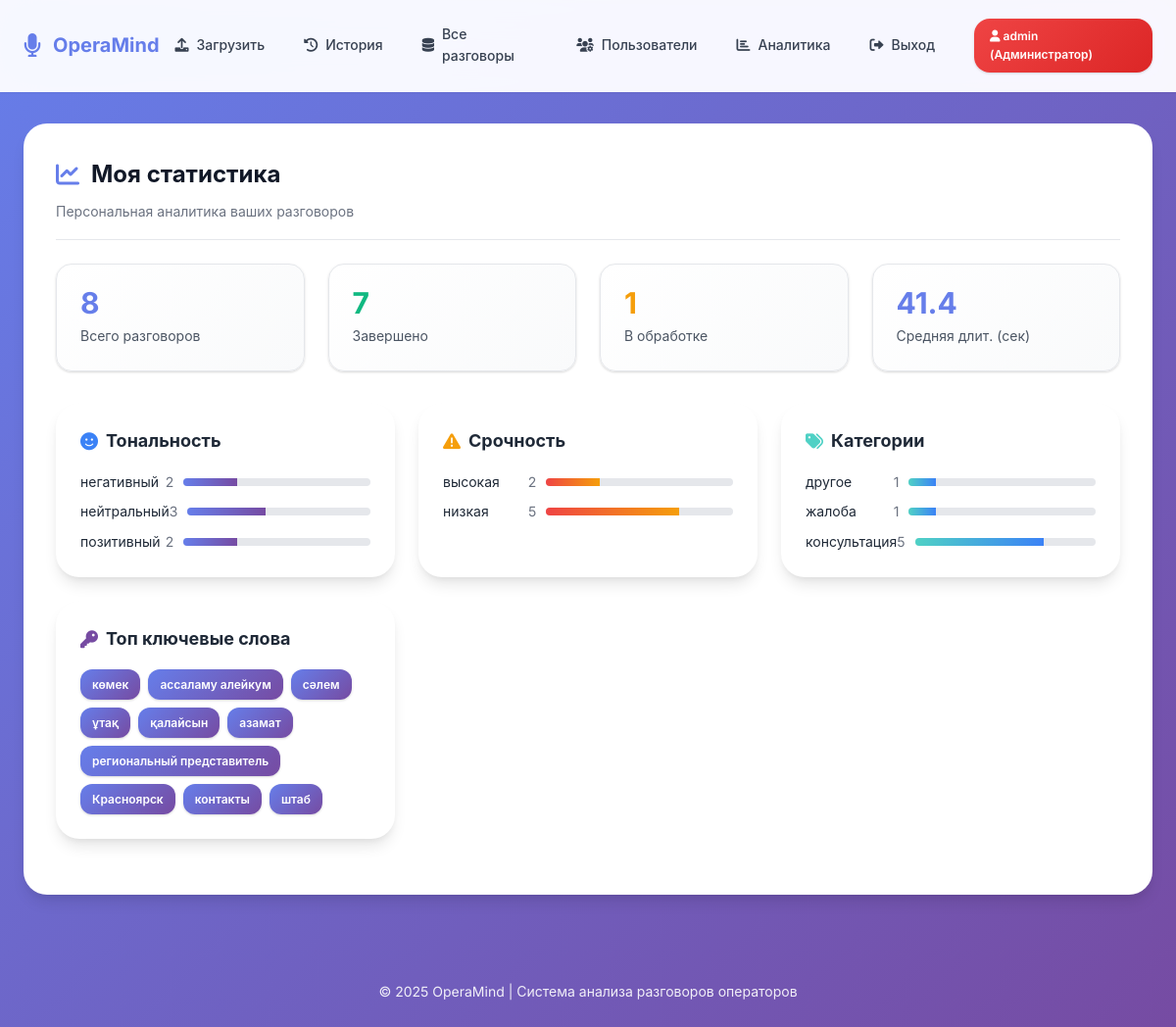
The app's page /stats (signed in) with its own data.
### models.py (models this page shows, shortened)
class User(UserMixin, db.Model):
    id = db.Column(db.Integer, primary_key=True)
    username = db.Column(db.String(80), unique=True, nullable=False)
    password_hash = db.Column(db.String(200), nullable=False)
    email = db.Column(db.String(120), unique=True, nullable=True)
    created_at = db.Column(db.DateTime, default=datetime.utcnow)
    last_login = db.Column(db.DateTime)
    is_active = db.Column(db.Boolean, default=True)
    role = db.Column(db.Enum(UserRole), default=UserRole.OPERATOR, nullable=False)
    is_admin = db.Column(db.Boolean, default=False)
    full_name = db.Column(db.String(200))
    department = db.Column(db.String(100))
    phone = db.Column(db.String(20))
    conversations = db.relationship('Conversation', backref='user', lazy=True, cascade='all, delete-orphan')
    @property
    def is_administrator(self):
        return self.role == UserRole.ADMIN or self.is_admin
    @property
    def role_display(self):
        role_names = {
            UserRole.USER: "Пользователь",
            UserRole.OPERATOR: "Оператор",
            UserRole.ADMIN: "Администратор"
        }
        return role_names.get(self.role, "Неизвестно")

class Analysis(db.Model):
    id = db.Column(db.Integer, primary_key=True)
    conversation_id = db.Column(db.Integer, db.ForeignKey('conversation.id'), nullable=False)
    transcript = db.Column(db.Text)
    topic = db.Column(db.String(100))
    category = db.Column(db.String(50))
    sentiment = db.Column(db.String(50))
    urgency = db.Column(db.String(50))
    keywords = db.Column(db.Text)
    summary = db.Column(db.Text)
    detailed_analysis = db.Column(db.Text)
    operator_quality = db.Column(db.String(50))
    recommendations = db.Column(db.Text)
    quality_score = db.Column(db.Float)
    response_time_rating = db.Column(db.String(20))
    politeness_rating = db.Column(db.String(20))
    problem_solved = db.Column(db.Boolean)
    created_at = db.Column(db.DateTime, default=datetime.utcnow)

### app.py (the view)
@app.route('/stats')
@login_required
def user_stats():
    user_id = current_user.id
    total = Conversation.query.filter_by(user_id=user_id).count()
    completed = Conversation.query.filter_by(user_id=user_id, status='completed').count()
    errors = Conversation.query.filter_by(user_id=user_id, status='error').count()
    processing = total - completed - errors
    avg_duration = db.session.query(func.avg(Conversation.duration)).filter_by(user_id=user_id).scalar() or 0
    sentiments = db.session.query(Analysis.sentiment, func.count()).join(Conversation).filter(
        Conversation.user_id == user_id
    ).group_by(Analysis.sentiment).all()
    sentiment_stats = {s or 'неопределено': c for s, c in sentiments}
    urgencies = db.session.query(Analysis.urgency, func.count()).join(Conversation).filter(
        Conversation.user_id == user_id
    ).group_by(Analysis.urgency).all()
    urgency_stats = {u or 'неопределено': c for u, c in urgencies}
    categories = db.session.query(Analysis.category, func.count()).join(Conversation).filter(
        Conversation.user_id == user_id
    ).group_by(Analysis.category).all()
    category_stats = {c or 'неопределено': n for c, n in categories}
    kw_rows = db.session.query(Analysis.keywords).join(Conversation).filter(
        Conversation.user_id == user_id,
        Analysis.keywords.isnot(None)
    ).all()
    from collections import Counter
    all_keywords = []
    for kw_json, in kw_rows:
        try:
            all_keywords.extend(json.loads(kw_json))
        except:
            pass
    top_keywords = [w for w, _ in Counter(all_keywords).most_common(10)]
    from collections import defaultdict
    calls_by_weekday = defaultdict(int)
    convs = Conversation.query.filter_by(user_id=user_id).all()
    for conv in convs:
        wd = conv.upload_date.weekday()
        calls_by_weekday[wd] += 1
    weekday_labels = ['Пн', 'Вт', 'Ср', 'Чт', 'Пт', 'Сб', 'Вс']
    weekday_data = [calls_by_weekday.get(i, 0) for i in range(7)]
    queue_status = get_queue_status()
    return render_template('user_stats.html',
        total=total,
        completed=completed,
        errors=errors,
        processing=processing,
        avg_duration=avg_duration,
        sentiments=sentiment_stats,
        urgencies=urgency_stats,
        categories=category_stats,
        top_keywords=top_keywords,
        weekday_labels=weekday_labels,
        weekday_data=weekday_data,
        queue_status=queue_status
    )

### templates/user_stats.html (shortened to what this page needs)
{% extends 'base.html' %}
{% block content %}
<div class="card" style="animation:fadeInUp .4s ease;">
    <div class="card-header">
        <h2 class="card-title" style="display:flex;align-items:center;gap:var(--space-3);">
            <i class="fas fa-chart-line" style="color:var(--primary);"></i>
            Моя статистика
        </h2>
        <div class="card-subtitle">Персональная аналитика ваших разговоров</div>
    </div>
    <div class="admin-grid" style="margin-bottom:var(--space-8);">
        <div class="stat-card">
            <div class="stat-number">{{ total }}</div>
            <div class="stat-label">Всего разговоров</div>
        </div>
        <div class="stat-card">
            <div class="stat-number" style="color:var(--success);">{{ completed }}</div>
            <div class="stat-label">Завершено</div>
        </div>
        <div class="stat-card">
            <div class="stat-number" style="color:var(--warning);">{{ processing }}</div>
            <div class="stat-label">В обработке</div>
        </div>
        <div class="stat-card">
            <div class="stat-number">{{ avg_duration|round(1) }}</div>
            <div class="stat-label">Средняя длит. (сек)</div>
        </div>
    </div>
    <div style="display:grid;grid-template-columns:repeat(auto-fit,minmax(280px,1fr));gap:var(--space-6);margin-bottom:var(--space-6);">
        <div class="card" style="padding:var(--space-6);margin:0;">
            <h3 style="font-size:var(--font-size-lg);margin-bottom:var(--space-4);display:flex;align-items:center;gap:var(--space-2);">
                <i class="fas fa-smile" style="color:var(--info);"></i> Тональность
            </h3>
            {% if sentiments %}
            <div style="display:flex;flex-direction:column;gap:8px;">
                {% for k,v in sentiments.items() %}
                {% set total_sent = sentiments.values()|sum %}
                {% set perc = (v / total_sent * 100) if total_sent > 0 else 0 %}
                <div style="display:flex;align-items:center;gap:10px;">
                    <div style="flex:1;display:flex;justify-content:space-between;font-size:var(--font-size-sm);">
                        <span>{{ k }}</span><span style="color:var(--gray-500);">{{ v }}</span>
                    </div>
                    <div style="flex:2;height:8px;background:var(--gray-200);border-radius:4px;overflow:hidden;">
                        <div style="height:100%;width:{{ perc|round(1) }}%;background:linear-gradient(90deg,var(--primary),var(--secondary));"></div>
                    </div>
                </div>
                {% endfor %}
            </div>
            {% else %}
            <div style="color:var(--gray-400);font-size:var(--font-size-sm);">Нет данных</div>
            {% endif %}
        </div>
        <div class="card" style="padding:var(--space-6);margin:0;">
            <h3 style="font-size:var(--font-size-lg);margin-bottom:var(--space-4);display:flex;align-items:center;gap:var(--space-2);">
                <i class="fas fa-exclamation-triangle" style="color:var(--warning);"></i> Срочность
            </h3>
            {% if urgencies %}
            <div style="display:flex;flex-direction:column;gap:8px;">
                {% for k,v in urgencies.items() %}
                {% set total_urg = urgencies.values()|sum %}
                {% set perc = (v / total_urg * 100) if total_urg > 0 else 0 %}
                <div style="display:flex;align-items:center;gap:10px;">
                    <div style="flex:1;display:flex;justify-content:space-between;font-size:var(--font-size-sm);">
                        <span>{{ k }}</span><span style="color:var(--gray-500);">{{ v }}</span>
                    </div>
                    <div style="flex:2;height:8px;background:var(--gray-200);border-radius:4px;overflow:hidden;">
                        <div style="height:100%;width:{{ perc|round(1) }}%;background:linear-gradient(90deg,var(--error),var(--warning));"></div>
                    </div>
                </div>
                {% endfor %}
            </div>
            {% else %}
            <div style="color:var(--gray-400);font-size:var(--font-size-sm);">Нет данных</div>
            {% endif %}
        </div>
        <div class="card" style="padding:var(--space-6);margin:0;">
            <h3 style="font-size:var(--font-size-lg);margin-bottom:var(--space-4);display:flex;align-items:center;gap:var(--space-2);">
                <i class="fas fa-tags" style="color:var(--accent);"></i> Категории
            </h3>
            {% if categories %}
            <div style="display:flex;flex-direction:column;gap:8px;">
                {% for k,v in categories.items() %}
                {% set total_cat = categories.values()|sum %}
                {% set perc = (v / total_cat * 100) if total_cat > 0 else 0 %}
                <div style="display:flex;align-items:center;gap:10px;">
                    <div style="flex:1;display:flex;justify-content:space-between;font-size:var(--font-size-sm);">
                        <span>{{ k }}</span><span style="color:var(--gray-500);">{{ v }}</span>
                    </div>
                    <div style="flex:2;height:8px;background:var(--gray-200);border-radius:4px;overflow:hidden;">
                        <div style="height:100%;width:{{ perc|round(1) }}%;background:linear-gradient(90deg,var(--accent),var(--info));"></div>
                    </div>
                </div>
                {% endfor %}
            </div>
            {% else %}
            <div style="color:var(--gray-400);font-size:var(--font-size-sm);">Нет данных</div>
            {% endif %}
        </div>
        <div class="card" style="padding:var(--space-6);margin:0;">
            <h3 style="font-size:var(--font-size-lg);margin-bottom:var(--space-4);display:flex;align-items:center;gap:var(--space-2);">
                <i class="fas fa-key" style="color:var(--secondary);"></i> Топ ключевые слова
            </h3>
            {% if top_keywords %}
            <div style="display:flex;flex-wrap:wrap;gap:8px;">
                {% for kw in top_keywords %}
                <span style="background:linear-gradient(135deg,var(--primary),var(--secondary));color:var(--white);padding:6px 12px;border-radius:var(--radius-md);font-size:var(--font-size-xs);font-weight:600;box-shadow:var(--shadow);">{{ kw }}</span>
                {% endfor %}
            </div>
            {% else %}
            <div style="color:var(--gray-400);font-size:var(--font-size-sm);">Нет данных</div>
            {% endif %}
        </div>
    </div>
</div>
{% endblock %}

### templates/base.html (shortened to what this page needs)
<!DOCTYPE html>
<html lang="ru">
<head>
    <link href="https://cdnjs.cloudflare.com/ajax/libs/font-awesome/6.0.0/css/all.min.css" rel="stylesheet">
</head>
<body>
    <nav class="navbar">
        <div class="container">
            <a href="{{ url_for('index') }}" class="logo">
                <i class="fas fa-microphone"></i>
                <span>OperaMind</span>
            </a>
            {% if current_user.is_authenticated %}
            <nav>
                <a href="{{ url_for('index') }}">
                    <i class="fas fa-upload"></i>
                    Загрузить
                </a>
                <a href="{{ url_for('history') }}">
                    <i class="fas fa-history"></i>
                    История
                </a>
                {% if current_user.is_administrator %}
                <a href="{{ url_for('admin.admin_history') }}">
                    <i class="fas fa-database"></i>
                    Все разговоры
                </a>
                <a href="{{ url_for('admin.admin_users') }}">
                    <i class="fas fa-users-cog"></i>
                    Пользователи
                </a>
                <a href="{{ url_for('admin_analytics') }}">
                    <i class="fas fa-chart-bar"></i>
                    Аналитика
                </a>
                {% endif %}
                <a href="{{ url_for('logout') }}">
                    <i class="fas fa-sign-out-alt"></i>
                    Выход
                </a>
                <span class="user-badge {% if current_user.is_administrator %}role-admin{% elif current_user.is_operator %}role-operator{% else %}role-user{% endif %}">
                    <i class="fas fa-user"></i>
                    {{ current_user.username }}
                    ({{ current_user.role_display }})
                </span>
            </nav>
            {% endif %}
        </div>
    </nav>
    <div class="container">
        {% block content %}{% endblock %}
    </div>
    <footer>
        <p>&copy; 2025 OperaMind | Система анализа разговоров операторов</p>
    </footer>
</body>
</html>

### records on screen
User: username "admin", role_display "Администратор"
Analysis: urgency "низкая", id "5", {{ perc|round(1) }} 71.4 (drawn), category "консультация"
Analysis: category "другое", v "1", {{ perc|round(1) }} 14.3 (drawn)
Analysis: category "жалоба", v "1", {{ perc|round(1) }} 14.3 (drawn)

### other values on screen
{{ total }} "8"
{{ completed }} "7"
{{ processing }} "1"
{{ avg_duration|round(1) }} "41.4"
{{ k }} "негативный" "нейтральный" "позитивный"
{{ v }} "2" "3" "2"
{{ k }} "высокая"
{{ v }} "2"
{{ kw }} "көмек" "ассаламу алейкум" "сәлем" "ұтақ" "қалайсын" "азамат" "региональный представитель" "Красноярск" "контакты" "штаб"
